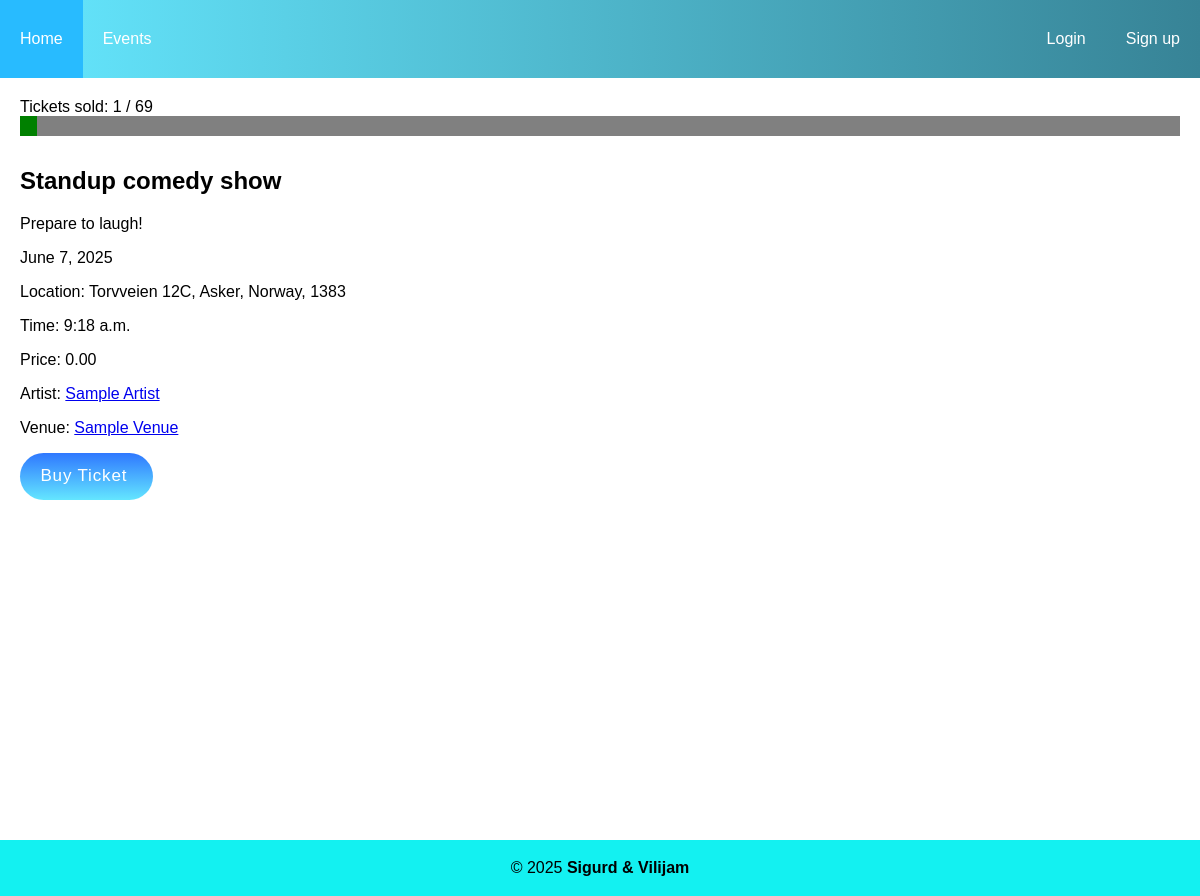
The page /events/event/8/ on the database as committed earlier.
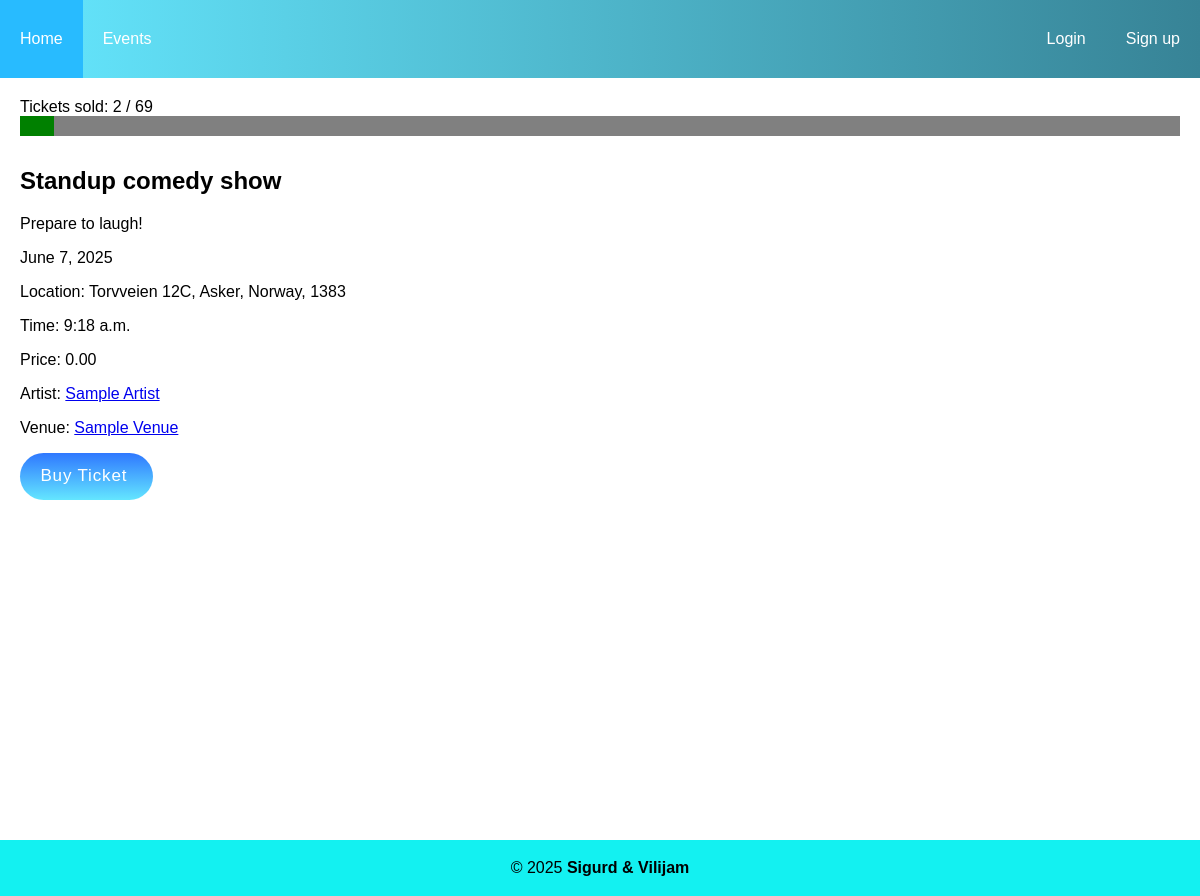
The same page on the database as committed later.
### app/models.py (models this page shows, shortened)
class Events(models.Model):
    eventname = models.CharField(max_length=100)
    eventdate = models.DateField()
    eventtime = models.TimeField()
    location = models.ForeignKey(
        Location, on_delete=models.CASCADE, related_name="events"
    )
    eventdescription = models.TextField()
    eventimage = models.ImageField(
        upload_to="eventpics/", default="eventpics/default.png", null=True, blank=True
    )
    EventArtists = models.ManyToManyField(
        Artist, through="EventArtists", related_name="event_artists"
    )
    eventvenue = models.ForeignKey(
        Venue, on_delete=models.CASCADE, related_name="event_venue"
    )
    ticketsold = models.IntegerField(default=0)
    ticketprice = models.DecimalField(max_digits=5, decimal_places=2)
    genres = models.ManyToManyField(Genre, related_name="events")
    authorized_doormen = models.ManyToManyField(
        Doorman, related_name="events", blank=True
    )

class Venue(models.Model):
    user = models.OneToOneField(
        User, on_delete=models.CASCADE, related_name="venue_user"
    )
    location = models.ForeignKey(
        "Location", on_delete=models.CASCADE, related_name="venue_location"
    )
    venuecapacity = models.IntegerField()
    venueimage = models.ImageField(
        upload_to="venuepics/", default="venuepics/default.png", null=True, blank=True
    )
    venuefans = models.ManyToManyField(User, related_name="venue_fans", blank=True)
    genres = models.ManyToManyField(Genre, related_name="venues", blank=True)
    def __str__(self):
        return self.user.profilename

class Location(models.Model):
    address = models.CharField(max_length=100)
    city = models.CharField(max_length=100)
    country = models.CharField(max_length=100)
    zipcode = models.CharField(max_length=10)
    def __str__(self):
        return f"{self.address}, {self.city}, {self.country}, {self.zipcode}"

class User(AbstractUser):
    choices = [
        ("fan", "Fan"),
        ("artist", "Artist"),
        ("venue", "Venue"),
        ("doorman", "Doorman"),
    ]
    role = models.CharField(max_length=100, choices=choices, default="fan")
    profilename = models.CharField(
        max_length=100
    )  # Name on profile different from username and full name
    bio = models.TextField(max_length=1000, null=True, blank=True)
    profilepic = models.ImageField(
        upload_to="profilepics/",
        default="profilepics/default.png",
        null=True,
        blank=True,
    )

### app/views.py (the view)
# urls.py: path("events/event/<int:event_id>/", views.event, name="event"),
def event(request, event_id):
    event = get_object_or_404(Events, id=event_id)
    return render(request, "event.html", {"event": event})

### templates/event.html (shortened to what this page needs)
{% extends "base.html"%}
{% block content %}
<div class="container">
  <label for="progress">Tickets sold: {{ event.ticketsold }} / {{ event.eventvenue.venuecapacity }}</label>
  <progress id="progress" max="{{ event.eventvenue.venuecapacity }}" value="{{ event.ticketsold }}"></progress>
  <h2>{{ event.eventname }}</h2>
  <p>{{ event.eventdescription }}</p>
  <p>{{ event.eventdate }}</p>
  <p>Location: {{ event.location }}</p>
  <p>Time: {{ event.eventtime }}</p>
  <p>Price: {{ event.ticketprice }}</p>
  {% for artist in event.EventArtists.all %}
  <p>Artist: <a href="{% url 'artistprofile' artist.id %}">{{ artist.user.profilename }}</a></p>
  {% endfor %}
  <p>Venue: <a href="{% url 'venueprofile' event.eventvenue.id %}">{{ event.eventvenue }}</a></p>
  <form method="post" action="{% url 'buyticket' event.id %}">
    <button type="submit">Buy Ticket</button>
  </form>
  <div class="map">
    <iframe width="100%" height="300" style="border:0; border-radius:12px; margin-bottom:1em;" allowfullscreen
      src="https://www.google.com/maps/embed/v1/place?key=AIzaSyDO3rVUaj9euocyf9N_YInqxT1uTploBSk&q={{ event.eventvenue.location.address|urlencode }}+{{ event.eventvenue.location.zipcode }}+{{ event.eventvenue.location.city }}+{{ event.eventvenue.location.country|urlencode }}">
    </iframe>
  </div>
</div>
{% endblock %}

Rows that differ between the two databases and show on the page:
changed Events "Standup comedy show": ticketsold "1" → "2"
